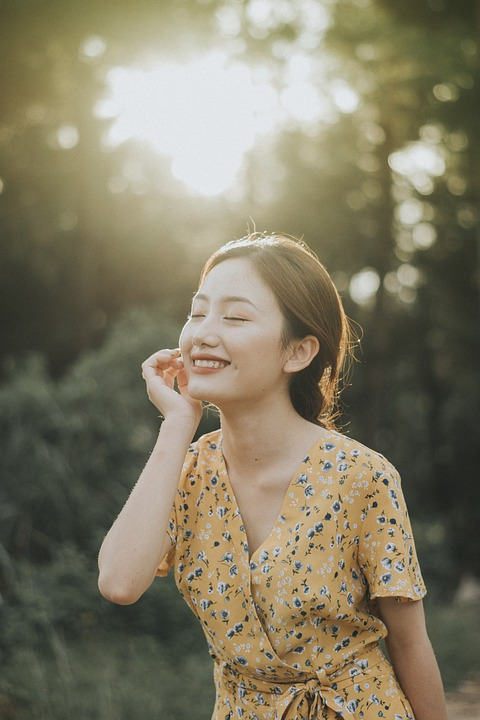
#> input picture GenderDetector/girl1.jpg, 480 x 720 px, given in place of the camera
$ python imageCapture.py
#> lines starting #> are read from the running program, lines starting #| are printed output that depends on the picture; after the words box and inside, x2 and y2 are one past the last pixel; in counts of white or black regions, pixels touching at a corner belong together
import cv2
import os

# Setup the dataset directory and target name
dataset = "mukesh"
name = "photo"
path = os.path.join(dataset, name)

# Create the directory if it does not exist
os.makedirs(path, exist_ok=True)

# Define the dimensions and Haar cascade for face detection
(width, height) = (130, 100)
alg = "haarcascade_frontalface_default.xml"
haar_cascade = cv2.CascadeClassifier(cv2.data.haarcascades + alg)

# Start the webcam
cam = cv2.VideoCapture(0)

count = 1
while count <= 20:
    print(f"Capturing image {count}")  # Fixed f-string usage
    ret, img = cam.read()
#> img is the input picture: shape (720, 480, 3); mean B, G, R 100.5, 123.1, 129.9

    if not ret:
        print("Failed to capture image.")
        break

    gray_img = cv2.cvtColor(img, cv2.COLOR_BGR2GRAY)
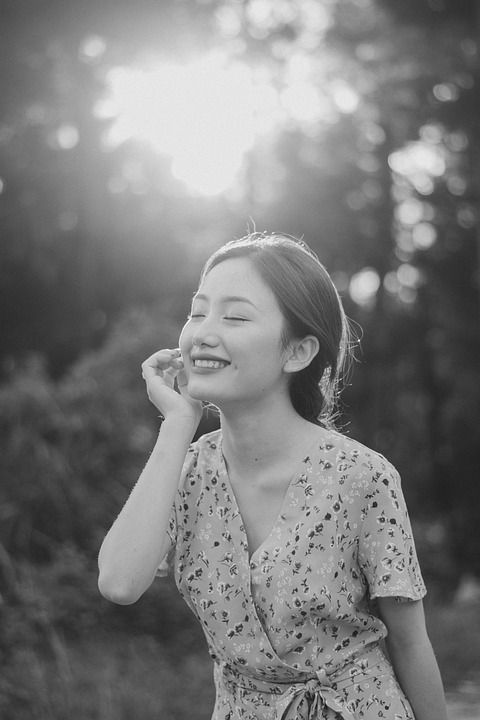
#> gray_img: shape (720, 480); min 11, max 248, mean 122.6
    faces = haar_cascade.detectMultiScale(gray_img, 1.3, 4)
#> faces = [[159, 272, 116, 116]]

    for (x, y, w, h) in faces:
        cv2.rectangle(img, (x, y), (x+w, y+h), (0, 255, 0), 2)
        face_only = gray_img[y:y+h, x:x+w]
        resize_img = cv2.resize(face_only, (width, height))
        cv2.imwrite(f"{path}/{name}_{count}.jpg", resize_img)  # Fixed file naming

        count += 1
#> this loop made 1 pass
#> (x, y, w, h, count) on pass 1: (159, 272, 116, 116, 2)
#> pass 1, `face_only = gray_img[y:y+h, x:x+w]`:
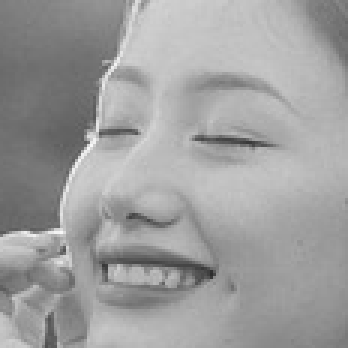
#> face_only: shape (116, 116) (shown 3 times larger); min 44, max 248, mean 158.4
#> pass 1, `resize_img = cv2.resize(face_only, (width, height))`:
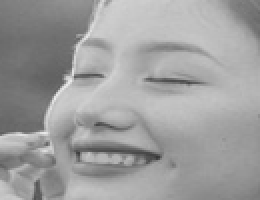
#> resize_img: shape (100, 130) (shown 2 times larger); min 54, max 234, mean 158.2
#> after the loop:
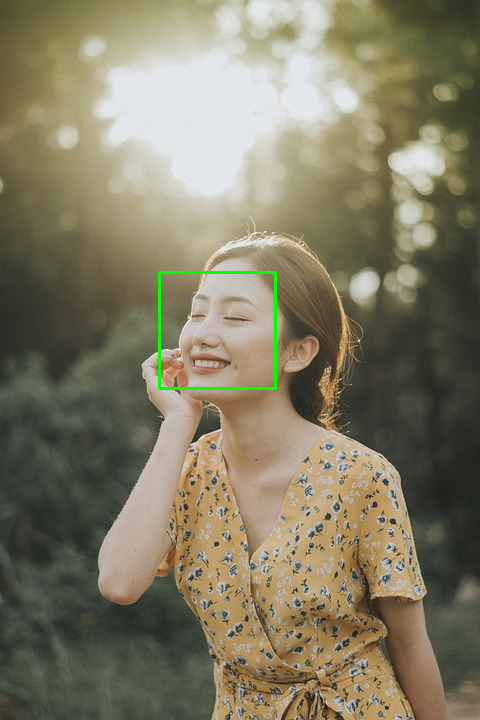
#> img: shape (720, 480, 3); 0.4% of pixels changed, all inside (x1, y1, x2, y2) = (158, 271, 277, 390)
#> after the loop, count = 2

    cv2.imshow("Face Detection", img)

    # Press 'ESC' to break out of the loop early
    key = cv2.waitKey(10)
#> (key Esc is pressed here)
    if key == 27:
        break

print("Image Capture Complete")
cam.release()
cv2.destroyAllWindows()

$ run again, on GenderDetector/girl2.jpg
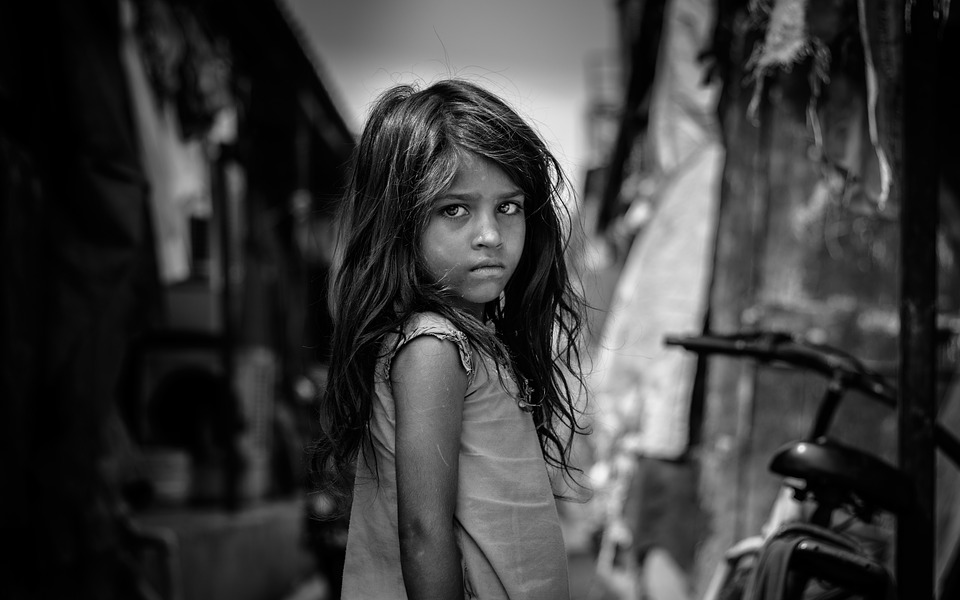
#> input picture GenderDetector/girl2.jpg, 960 x 600 px, given in place of the camera
#> img is the input picture: shape (600, 960, 3); min 0, max 255, mean 60.2
#> faces = [[418, 159, 136, 136]]
#> the loop `for (x, y, w, h) in faces:` made 1 pass
#> (x, y, w, h, count) on pass 1: (418, 159, 136, 136, 2)
#> pass 1, `resize_img = cv2.resize(face_only, (width, height))`:
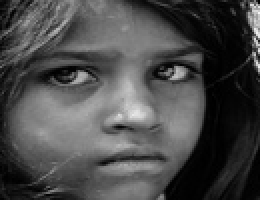
#> resize_img: shape (100, 130) (shown 2 times larger); min 0, max 244, mean 73.9
#> after the loop `for (x, y, w, h) in faces:`:
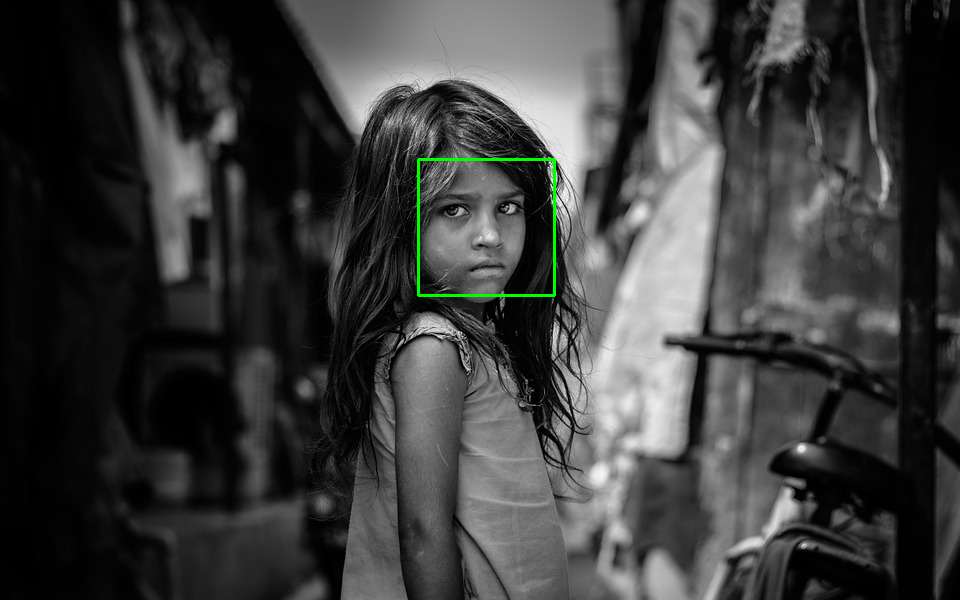
#> img: shape (600, 960, 3); 0.28% of pixels changed, all inside (x1, y1, x2, y2) = (417, 158, 556, 297)
#> after the loop `for (x, y, w, h) in faces:`: count = 2
